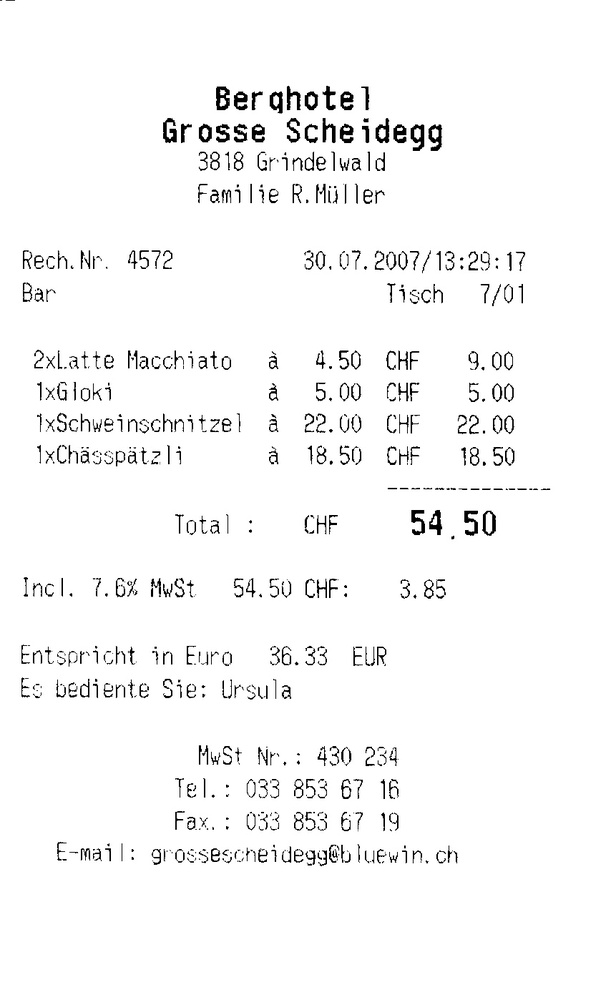
#> input picture 实战2_光学字符识别/scan.jpg, 616 x 1000 px, shrunk from 861 x 1398 before the run
$ python test.py
#> lines starting #> are read from the running program, lines starting #| are printed output that depends on the picture; after the words box and inside, x2 and y2 are one past the last pixel; in counts of white or black regions, pixels touching at a corner belong together
from PIL import Image
import pytesseract
import cv2
import os

preprocess = 'thresh' #thresh

image = cv2.imread('scan.jpg')
#> image is the input picture: shape (1000, 616, 3); min 0, max 255, mean 247.1
gray = cv2.cvtColor(image, cv2.COLOR_BGR2GRAY)

if preprocess == 'thresh':
    gray = cv2.threshold(gray, 0, 255, cv2.THRESH_BINARY | cv2.THRESH_OTSU)[1]
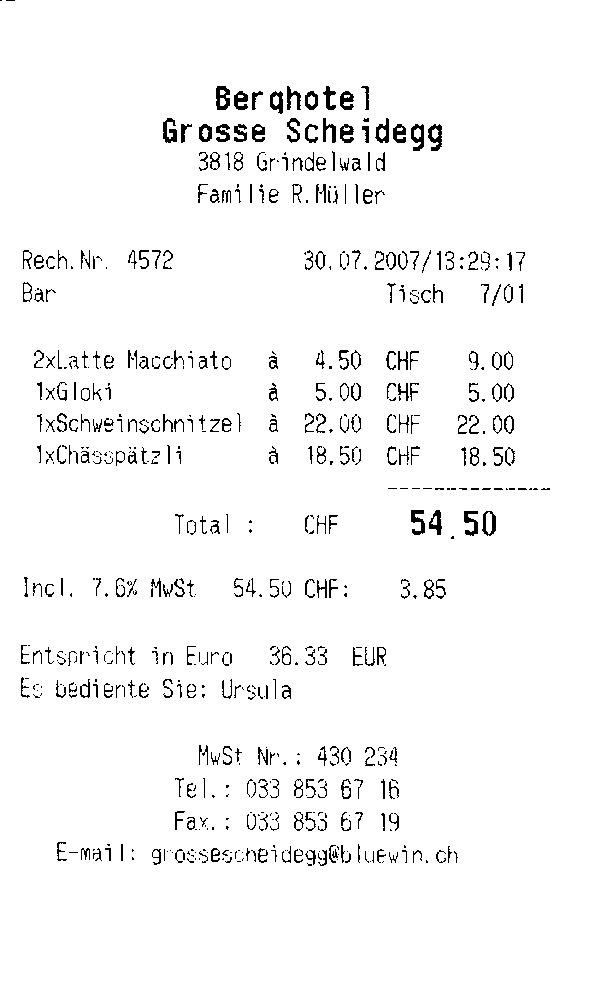
#> gray: shape (1000, 616); 96.7% white; black in thin lines or dots, all inside (x1, y1, x2, y2) = (0, 0, 550, 866)

if preprocess == 'blur':
    gray = cv2.medianBlur(gray, 3)

filename = '{}.png'.format(os.getpid())
cv2.imwrite(filename, gray)

#> (the run stopped early here; a loop or call above may not have finished)

$ run again, with 实战2_光学字符识别/image1.jpg copied over 实战2_光学字符识别/scan.jpg
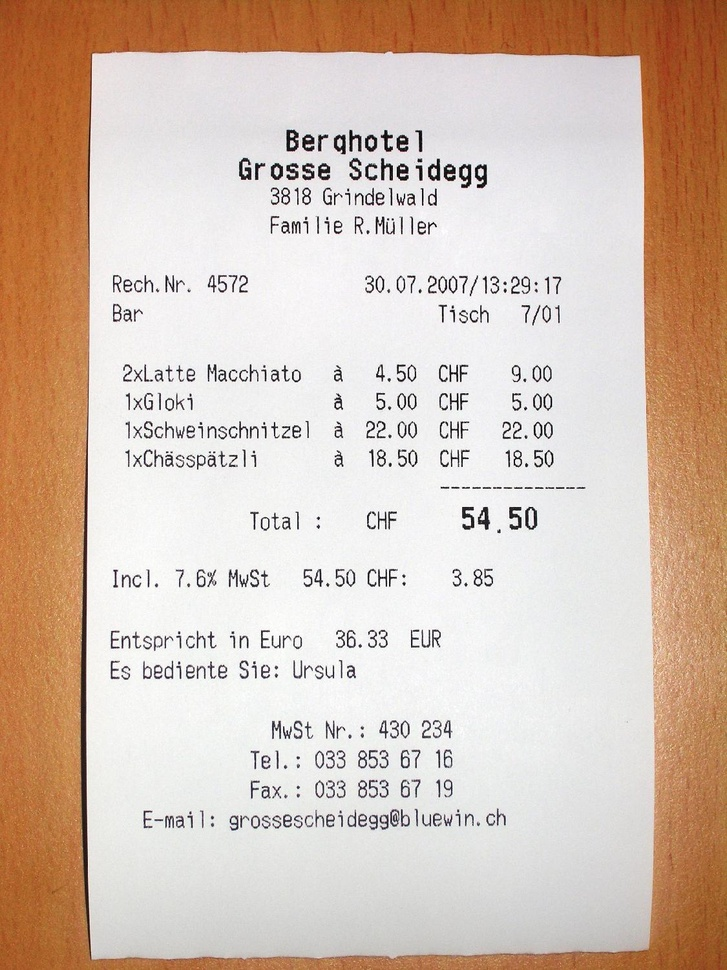
#> input picture 实战2_光学字符识别/image1.jpg, 727 x 970 px, shrunk from 1125 x 1500 before the run
#> image is the input picture: shape (970, 727, 3); mean B, G, R 179.5, 193.6, 213.8
#> `gray = cv2.cvtColor(image, cv2.COLOR_BGR2GRAY)`:
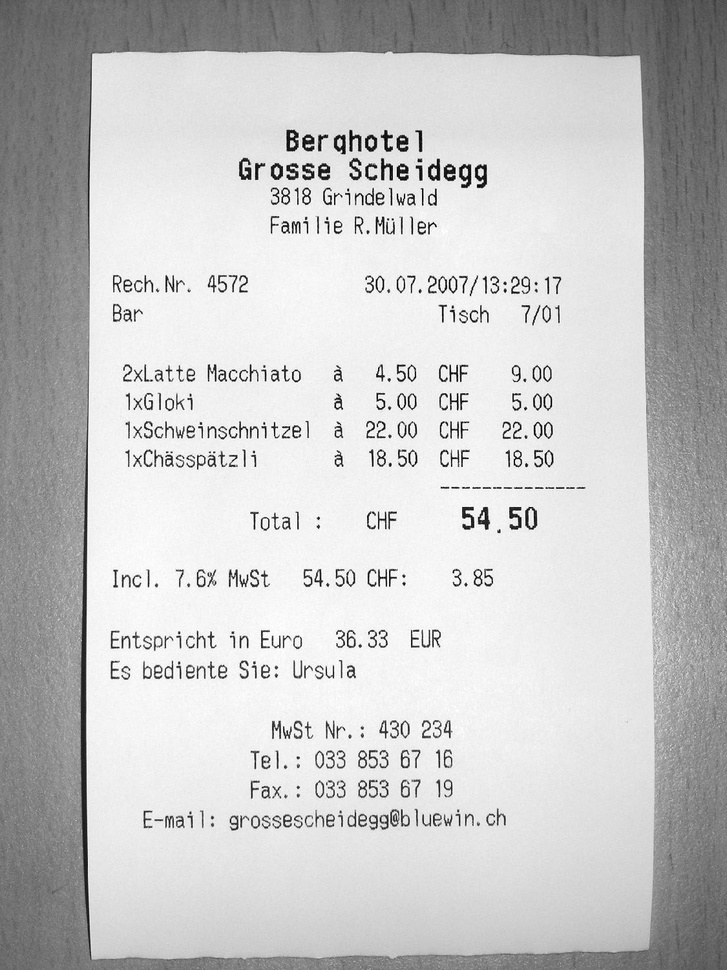
#> gray: shape (970, 727); min 0, max 255, mean 198.1
#> `gray = cv2.threshold(gray, 0, 255, cv2.THRESH_BINARY | cv2.THRESH_OTSU..`:
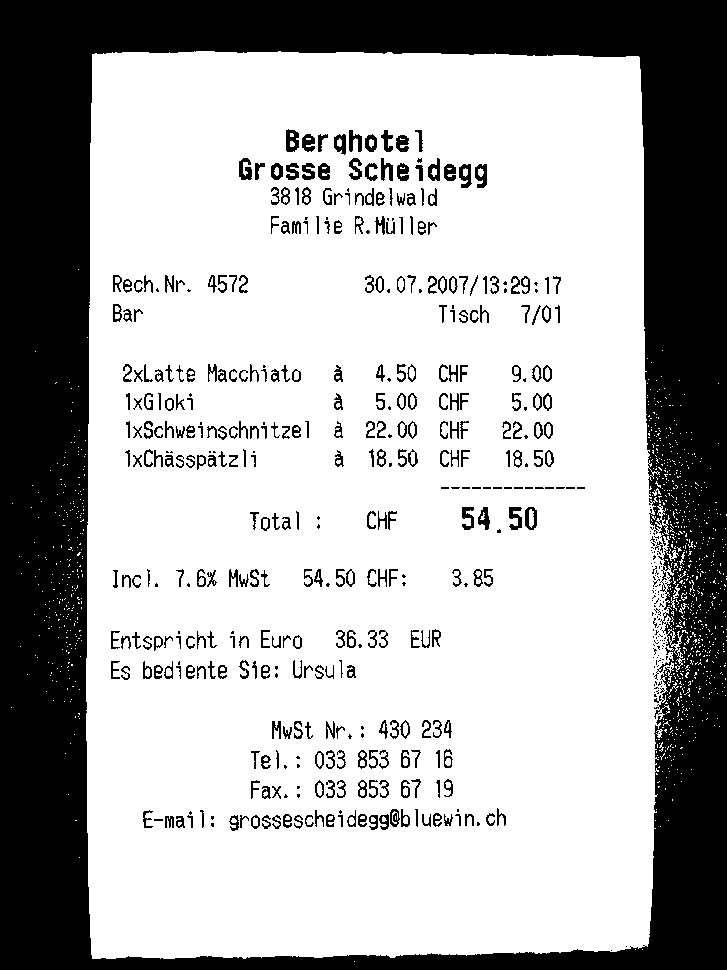
#> gray: shape (970, 727); 69% white; 517 black regions (184 under 20 px), largest, box (x1, y1, x2, y2) and area: (0, 0, 727, 970) 195042, (286, 129, 299, 152) 218, (459, 164, 472, 188) 194
